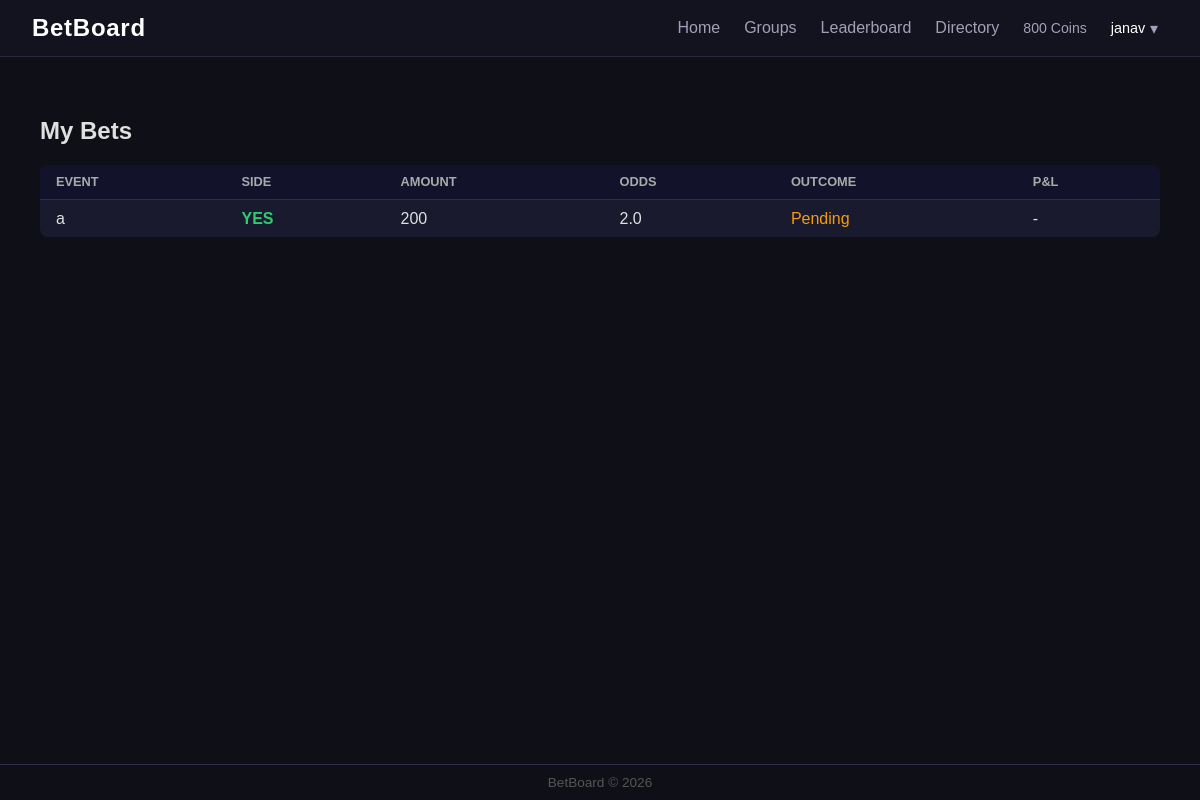
/my_bets (signed in), run on the app's committed database.
### models.py (models this page shows)
class User(db.Model):
    __tablename__ = "users"
    id = db.Column(db.Integer, primary_key = True)
    username = db.Column(db.String(50), unique = True, nullable = False)
    password_hash = db.Column(db.String(50), nullable = False)
    coins = db.Column(db.Integer, default = 1000)
    created_at = db.Column(db.DateTime, default = datetime.utcnow)
    is_admin = db.Column(db.Boolean, default = False)
    roll_number = db.Column(db.String(20), unique = True, nullable = False)

class Bet(db.Model):
    __tablename__ = "bets"
    id = db.Column(db.Integer, primary_key=True)
    user_id = db.Column(db.Integer, db.ForeignKey("users.id"))
    event_id = db.Column(db.Integer, db.ForeignKey("events.id"))
    side = db.Column(db.String(20))
    amount = db.Column(db.Integer)
    odds_at_time = db.Column(db.Float)
    status = db.Column(db.String(10), default = "pending") #pending, won, lost
    timestamp = db.Column(db.DateTime)
    __table_args__ = (
        db.UniqueConstraint('user_id', 'event_id', name='unique_user_event'),
    )

### routes/auth.py (the view)
@auth_bp.route('/my_bets')
def my_bets():
    if 'user_id' not in session:
        return redirect(url_for('auth.login'))
    user = User.query.get(session['user_id'])
    if user.is_admin:
        return redirect(url_for('betting.dashboard'))
    bets = Bet.query.filter_by(user_id=user.id).all()
    bet_data = []
    for bet in bets:
        event = Event.query.get(bet.event_id)
        if event.status == 'resolved':
            if bet.side == event.result:
                pl = round((bet.amount * bet.odds_at_time) - bet.amount, 2)
                outcome = "Win"
            else:
                pl = -bet.amount
                outcome = "Loss"
        else:
            pl = None
            outcome = "Pending"
        bet_data.append({
            "event_title": event.title,
            "side": bet.side,
            "amount": bet.amount,
            "odds": bet.odds_at_time,
            "outcome": outcome,
            "pnl": pl
        })
    return render_template('my_bets.html', current_user=user, bet_data=bet_data)

### templates/my_bets.html
{%extends 'base.html'%}
{%block content%}
<div class="container">
    <h2>My Bets</h2>
    {%if bet_data%}
    <table class="bet-table">
        <thead>
            <tr>
                <th>Event</th>
                <th>Side</th>
                <th>Amount</th>
                <th>Odds</th>
                <th>Outcome</th>
                <th>P&L</th>
            </tr>
        </thead>
        <tbody>
            {%for b in bet_data%}
            <tr>
                <td>{{b.event_title}}</td>
                <td class="{{'yes' if b.side=='YES' else 'no'}}">{{b.side}}</td>
                <td>{{b.amount}}</td>
                <td>{{b.odds}}</td>
                <td class="{{'win' if b.outcome=='Win' else ('loss' if b.outcome=='Loss' else 'pending')}}">{{b.outcome}}</td>
                <td>
                    {%if b.pnl is not none%}
                    <span class="{{'win' if b.pnl>0 else 'loss'}}">
                        {{'+' if b.pnl>=0}}{{b.pnl}}
                    </span>
                    {%else%}
                    -
                    {%endif%}
                </td>
            </tr>
            {%endfor%}
        </tbody>
    </table>
    {%else%}
    <p>No bets placed yet.</p>
    {%endif%}
</div>
{%endblock%}

### templates/base.html (shortened to what this page needs)
<!DOCTYPE html>
<html>
<head>
    <link rel="stylesheet" href="{{url_for('static', filename='css/style.css')}}"> </head>
<body>
    <nav class="navbar">
        <a href="{{ url_for('betting.dashboard') }}" class="nav-brand">BetBoard</a>
        {%if session.get('user_id')%}
        <div class="nav-right">
            <a href="{{ url_for('betting.dashboard') }}" class="nav-link">Home</a>
            {%if current_user.is_admin%}
                    <a href="{{url_for('admin.admin_groups')}}" class="nav-link">Manage Groups</a>
                    <a href="{{url_for('admin.create_event')}}" class="nav-link">Create Event</a>
            {%else%}
            <a href="{{ url_for('groups.groups') }}" class="nav-link">Groups</a>
             {%endif%}
            <a href="{{ url_for('betting.leaderboard') }}" class="nav-link">Leaderboard</a>
            <a href="{{ url_for('auth.directory') }}" class="nav-link">Directory</a>
            <span class="nav-coins">{{ current_user.coins }} Coins </span>
            <div class="nav-profile-wrapper">
                <button class="nav-profile-btn" onclick="toggleProfileDropdown()">
                    {{ current_user.username }}
                    <span class="nav-caret">▾</span>
                </button>
            </div>
        </div>
        {%endif%}
    </nav>
    <div class="container">
        {% block content %}{% endblock %}
    </div>
    <footer style="text-align:center; padding: 10px;  border-top: 1px solid #2e2e4e; color: #555; font-size: 0.85rem; ">
        BetBoard &copy; 2026
    </footer>
</body>
</html>

### static/css/style.css (style rules this page uses)
body { font-family: Arial; background: #0f0f17; color: #e0e0e0; margin: 0; display: flex; flex-direction: column; min-height: 100vh; }
a { color: #7eb8f7; }
.navbar { display: flex; align-items: center; justify-content: space-between; padding: 0 2rem; height: 56px; background: #13131f; border-bottom: 1px solid #2a2a3d; position: sticky; top: 0; z-index: 100; }
.nav-brand { font-size: 1.5rem; font-weight: 700; color: #ffffff; text-decoration: none; letter-spacing: 0.03em; }
.nav-link { color: #a0a0b8; text-decoration: none; font-size:1.0rem; transition: color 0.2s; }
.nav-right { font-size: 1rem; display: flex; align-items: center; gap: 1.5rem; }
.nav-coins { font-size: 0.88rem; color: #a0a0b8; }
.nav-profile-wrapper { position: relative; }
.nav-profile-btn { background: none; border: none; color: #ffffff; font-size: 0.9rem; cursor: pointer; display: flex; align-items: center; gap: 0.3rem; padding: 0; }
.nav-caret { font-size: 1rem; color: #a0a0b8; }
.container { padding: 20px; flex: 1; }
button { padding: 8px 15px; margin-right: 10px; cursor: pointer; border: none; border-radius: 5px; background: #2e2e4e; color: #e0e0e0; font-size: 0.9rem; }
table { width: 100%; border-collapse: collapse; background: #1a1a2e; border-radius: 8px; overflow: hidden; }
th, td { padding: 10px 14px; border-bottom: 1px solid #2e2e4e; text-align: left; }
th { background: #12122a; color: #aaa; font-size: 0.78rem; text-transform: uppercase; }
tr:last-child td { border-bottom: none; }
.bet-table { width: 100%; border-collapse: collapse; margin-top: 1rem; background: #1a1a2e; border-radius: 8px; overflow: hidden; }
.bet-table th, .bet-table td { padding: 0.6rem 1rem; border-bottom: 1px solid #2e2e4e; text-align: left; }
.bet-table th { background: #12122a; color: #aaa; font-size: 0.8rem; text-transform: uppercase; }
.bet-table tr:last-child td { border-bottom: none; }
.yes { color: #2ecc71; font-weight: bold; }
.pending { color: #f39c12; }

### data on the page
User: coins "800", username "janav"
Bet: event_title "a", side "YES", amount "200", odds "2.0", outcome "Pending"
